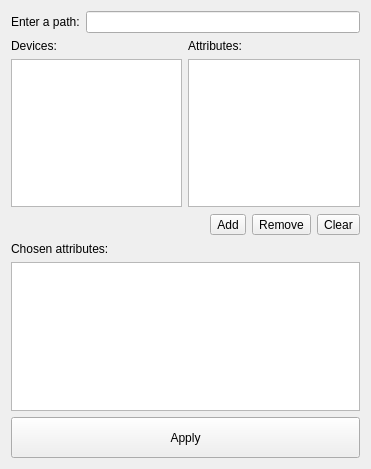
<ui version="4.0" >
 <class>AttrCh</class>
 <widget class="QWidget" name="AttrCh" >
  <property name="geometry" >
   <rect>
    <x>0</x>
    <y>0</y>
    <width>371</width>
    <height>469</height>
   </rect>
  </property>
  <property name="minimumSize" >
   <size>
    <width>0</width>
    <height>0</height>
   </size>
  </property>
  <property name="windowTitle" >
   <string>Form</string>
  </property>
  <layout class="QVBoxLayout" >
   <item>
    <layout class="QHBoxLayout" >
     <item>
      <widget class="QLabel" name="label_1" >
       <property name="minimumSize" >
        <size>
         <width>54</width>
         <height>20</height>
        </size>
       </property>
       <property name="whatsThis" >
        <string>&lt;html>&lt;head>&lt;meta name="qrichtext" content="1" />&lt;style type="text/css">
p, li { white-space: pre-wrap; }
&lt;/style>&lt;/head>&lt;body style=" font-family:'Sans Serif'; font-size:9pt; font-weight:400; font-style:normal;">
&lt;p style=" margin-top:0px; margin-bottom:0px; margin-left:0px; margin-right:0px; -qt-block-indent:0; text-indent:0px;">Enter here the path for search a device.&lt;/p>
&lt;p style=" margin-top:0px; margin-bottom:0px; margin-left:0px; margin-right:0px; -qt-block-indent:0; text-indent:0px;">Format:&lt;/p>
&lt;p style=" margin-top:0px; margin-bottom:0px; margin-left:0px; margin-right:0px; -qt-block-indent:0; text-indent:0px;">Domain/Family/Member&lt;/p>
&lt;p style="-qt-paragraph-type:empty; margin-top:0px; margin-bottom:0px; margin-left:0px; margin-right:0px; -qt-block-indent:0; text-indent:0px;">&lt;/p>&lt;/body>&lt;/html></string>
       </property>
       <property name="text" >
        <string>Enter a path:</string>
       </property>
      </widget>
     </item>
     <item>
      <widget class="QLineEdit" name="lineEdit" >
       <property name="sizePolicy" >
        <sizepolicy vsizetype="Fixed" hsizetype="Expanding" >
         <horstretch>0</horstretch>
         <verstretch>0</verstretch>
        </sizepolicy>
       </property>
       <property name="minimumSize" >
        <size>
         <width>0</width>
         <height>0</height>
        </size>
       </property>
      </widget>
     </item>
    </layout>
   </item>
   <item>
    <layout class="QHBoxLayout" >
     <item>
      <layout class="QVBoxLayout" >
       <item>
        <widget class="QLabel" name="label_2" >
         <property name="whatsThis" >
          <string>&lt;html>&lt;head>&lt;meta name="qrichtext" content="1" />&lt;style type="text/css">
p, li { white-space: pre-wrap; }
&lt;/style>&lt;/head>&lt;body style=" font-family:'Sans Serif'; font-size:9pt; font-weight:400; font-style:normal;">
&lt;p style=" margin-top:0px; margin-bottom:0px; margin-left:0px; margin-right:0px; -qt-block-indent:0; text-indent:0px;">List of Devices.&lt;/p>&lt;/body>&lt;/html></string>
         </property>
         <property name="text" >
          <string>Devices:</string>
         </property>
        </widget>
       </item>
       <item>
        <widget class="QListWidget" name="devList" >
         <property name="minimumSize" >
          <size>
           <width>0</width>
           <height>0</height>
          </size>
         </property>
        </widget>
       </item>
      </layout>
     </item>
     <item>
      <layout class="QVBoxLayout" >
       <item>
        <widget class="QLabel" name="label_3" >
         <property name="whatsThis" >
          <string>&lt;html>&lt;head>&lt;meta name="qrichtext" content="1" />&lt;style type="text/css">
p, li { white-space: pre-wrap; }
&lt;/style>&lt;/head>&lt;body style=" font-family:'Sans Serif'; font-size:9pt; font-weight:400; font-style:normal;">
&lt;p style=" margin-top:0px; margin-bottom:0px; margin-left:0px; margin-right:0px; -qt-block-indent:0; text-indent:0px;">List of the device attributes.&lt;/p>&lt;/body>&lt;/html></string>
         </property>
         <property name="text" >
          <string>Attributes:</string>
         </property>
        </widget>
       </item>
       <item>
        <widget class="QListWidget" name="attrList" >
         <property name="minimumSize" >
          <size>
           <width>0</width>
           <height>0</height>
          </size>
         </property>
         <property name="selectionMode" >
          <enum>QAbstractItemView::ExtendedSelection</enum>
         </property>
        </widget>
       </item>
      </layout>
     </item>
    </layout>
   </item>
   <item>
    <layout class="QHBoxLayout" >
     <item>
      <spacer>
       <property name="orientation" >
        <enum>Qt::Horizontal</enum>
       </property>
       <property name="sizeHint" >
        <size>
         <width>51</width>
         <height>23</height>
        </size>
       </property>
      </spacer>
     </item>
     <item>
      <widget class="QToolButton" name="addButton" >
       <property name="toolTip" >
        <string>&lt;html>&lt;head>&lt;meta name="qrichtext" content="1" />&lt;style type="text/css">
p, li { white-space: pre-wrap; }
&lt;/style>&lt;/head>&lt;body style=" font-family:'Sans Serif'; font-size:10pt; font-weight:400; font-style:normal;">
&lt;p style=" margin-top:0px; margin-bottom:0px; margin-left:0px; margin-right:0px; -qt-block-indent:0; text-indent:0px;">Add selected attribute(s) from the &lt;span style=" font-style:italic;">Attribute List&lt;/span> to the &lt;span style=" font-style:italic;">Chosen Attributes&lt;/span>&lt;/p>&lt;/body>&lt;/html></string>
       </property>
       <property name="text" >
        <string>Add</string>
       </property>
      </widget>
     </item>
     <item>
      <widget class="QToolButton" name="removeButton" >
       <property name="toolTip" >
        <string>&lt;html>&lt;head>&lt;meta name="qrichtext" content="1" />&lt;style type="text/css">
p, li { white-space: pre-wrap; }
&lt;/style>&lt;/head>&lt;body style=" font-family:'Sans Serif'; font-size:10pt; font-weight:400; font-style:normal;">
&lt;p style=" margin-top:0px; margin-bottom:0px; margin-left:0px; margin-right:0px; -qt-block-indent:0; text-indent:0px;">Remove selected attribute(s) from the &lt;span style=" font-style:italic;">Chosen Attributes&lt;/span>&lt;/p>&lt;/body>&lt;/html></string>
       </property>
       <property name="text" >
        <string>Remove</string>
       </property>
      </widget>
     </item>
     <item>
      <widget class="QToolButton" name="cancelButton" >
       <property name="toolTip" >
        <string>&lt;html>&lt;head>&lt;meta name="qrichtext" content="1" />&lt;style type="text/css">
p, li { white-space: pre-wrap; }
&lt;/style>&lt;/head>&lt;body style=" font-family:'Sans Serif'; font-size:10pt; font-weight:400; font-style:normal;">
&lt;p style=" margin-top:0px; margin-bottom:0px; margin-left:0px; margin-right:0px; -qt-block-indent:0; text-indent:0px;">Clear the &lt;span style=" font-style:italic;">Chosen Attributes&lt;/span> list&lt;/p>&lt;/body>&lt;/html></string>
       </property>
       <property name="text" >
        <string>Clear</string>
       </property>
      </widget>
     </item>
    </layout>
   </item>
   <item>
    <layout class="QVBoxLayout" >
     <item>
      <widget class="QLabel" name="label_4" >
       <property name="minimumSize" >
        <size>
         <width>0</width>
         <height>0</height>
        </size>
       </property>
       <property name="whatsThis" >
        <string>&lt;html>&lt;head>&lt;meta name="qrichtext" content="1" />&lt;style type="text/css">
p, li { white-space: pre-wrap; }
&lt;/style>&lt;/head>&lt;body style=" font-family:'Sans Serif'; font-size:9pt; font-weight:400; font-style:normal;">
&lt;p style=" margin-top:0px; margin-bottom:0px; margin-left:0px; margin-right:0px; -qt-block-indent:0; text-indent:0px;">List of all the attributes selected.&lt;/p>&lt;/body>&lt;/html></string>
       </property>
       <property name="text" >
        <string>Chosen attributes:</string>
       </property>
      </widget>
     </item>
     <item>
      <widget class="QListWidget" name="final_List" >
       <property name="minimumSize" >
        <size>
         <width>0</width>
         <height>0</height>
        </size>
       </property>
       <property name="selectionMode" >
        <enum>QAbstractItemView::ExtendedSelection</enum>
       </property>
      </widget>
     </item>
     <item>
      <widget class="QPushButton" name="updateButton" >
       <property name="minimumSize" >
        <size>
         <width>75</width>
         <height>41</height>
        </size>
       </property>
       <property name="toolTip" >
        <string>&lt;html>&lt;head>&lt;meta name="qrichtext" content="1" />&lt;style type="text/css">
p, li { white-space: pre-wrap; }
&lt;/style>&lt;/head>&lt;body style=" font-family:'Sans Serif'; font-size:10pt; font-weight:400; font-style:normal;">
&lt;p style=" margin-top:0px; margin-bottom:0px; margin-left:0px; margin-right:0px; -qt-block-indent:0; text-indent:0px;">Update the attribute(s)&lt;/p>&lt;/body>&lt;/html></string>
       </property>
       <property name="whatsThis" >
        <string>&lt;html>&lt;head>&lt;meta name="qrichtext" content="1" />&lt;style type="text/css">
p, li { white-space: pre-wrap; }
&lt;/style>&lt;/head>&lt;body style=" font-family:'Sans Serif'; font-size:9pt; font-weight:400; font-style:normal;">
&lt;p style=" margin-top:0px; margin-bottom:0px; margin-left:0px; margin-right:0px; -qt-block-indent:0; text-indent:0px;">Update with the choosen attributes.&lt;/p>&lt;/body>&lt;/html></string>
       </property>
       <property name="text" >
        <string>Apply</string>
       </property>
      </widget>
     </item>
    </layout>
   </item>
  </layout>
 </widget>
 <resources/>
 <connections/>
</ui>
